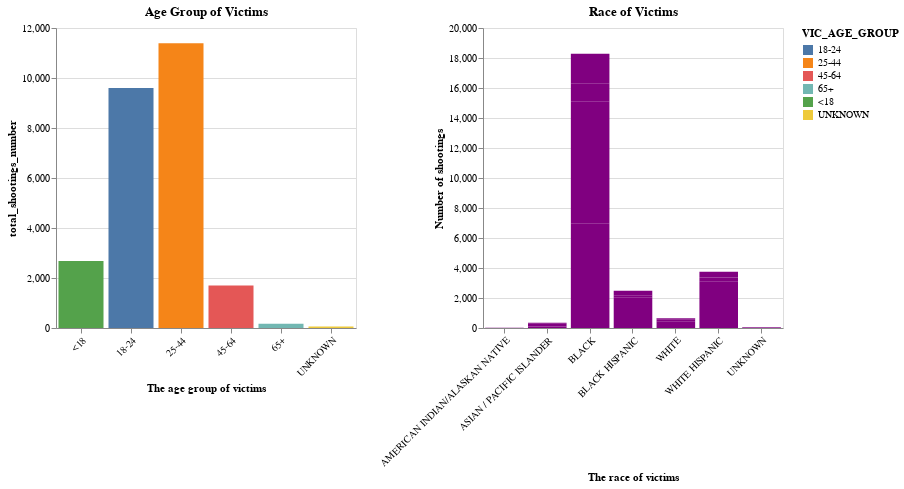

This figure's notebook cell:
### Markdown cell above
### 5. The characteristic of victims in NYC shooting incidents

The same type of charts are used to show victims' information. Users will gain their knowledge to see the age group distribution and its racial distribution in a specific age group among victims as they can see the graph among perpetrators. Similarly, when users select one age group bar, the right side gragh will provide with the racial information in that group.

### Code cell
data_vic = data.groupby(['VIC_AGE_GROUP','VIC_RACE'])['VIC_AGE_GROUP'].count().reset_index(name='Number of shootings')

click = alt.selection_multi(encodings=['color'])

v_age_group_race = alt.Chart(data_vic).mark_bar(color = 'purple').encode(
    x= alt.X('VIC_RACE:N',
            axis=alt.Axis(labelAngle=-45),
            sort=['AMERICAN INDIAN/ALASKAN NATIVE', 'ASIAN / PACIFIC ISLANDER',
                   'BLACK', 'BLACK HISPANIC','WHITE', 'WHITE HISPANIC','UNKNOWN'],
            title = "The race of victims"),
    y='Number of shootings',
    tooltip = ['Number of shootings:Q']
).transform_filter(
    click
).properties(
    height = 300,
    width = 300,
    title = "Race of Victims"
)

v_age_group = alt.Chart(data_vic).mark_bar().encode(
    x = alt.X('VIC_AGE_GROUP:N',
              sort=['<18','18-24', '25-44', '45-64', '65+', 'UNKNOWN'],
             axis=alt.Axis(labelAngle=-45),
             title = "The age group of victims"),
    y='total_shootings_number:Q',
    tooltip = ['total_shootings_number:Q'],
    color=alt.condition(click, 'VIC_AGE_GROUP', alt.value('lightgray'))    
).transform_aggregate(
    total_shootings_number ='sum(Number of shootings)',
    groupby=["VIC_AGE_GROUP"]
).add_selection(
    click
).properties(
    height = 300,
    width = 300,
    title = "Age Group of Victims"
)

v_age_group | v_age_group_race

### Figure 1 — Vega-Lite specification as saved in the notebook (floating-point values rounded to 4 significant figures)
{"config": {"view": {"continuousWidth": 400, "continuousHeight": 300}}, "hconcat": [{"mark": "bar", "encoding": {"color": {"condition": {"field": "VIC_AGE_GROUP", "type": "nominal", "selection": "selector002"}, "value": "lightgray"}, "tooltip": [{"field": "total_shootings_number", "type": "quantitative"}], "x": {"axis": {"labelAngle": -45}, "field": "VIC_AGE_GROUP", "sort": ["<18", "18-24", "25-44", "45-64", "65+", "UNKNOWN"], "title": "The age group of victims", "type": "nominal"}, "y": {"field": "total_shootings_number", "type": "quantitative"}}, "height": 300, "selection": {"selector002": {"type": "multi", "encodings": ["color"]}}, "title": "Age Group of Victims", "transform": [{"aggregate": [{"op": "sum", "field": "Number of shootings", "as": "total_shootings_number"}], "groupby": ["VIC_AGE_GROUP"]}], "width": 300}, {"mark": {"type": "bar", "color": "purple"}, "encoding": {"tooltip": [{"field": "Number of shootings", "type": "quantitative"}], "x": {"axis": {"labelAngle": -45}, "field": "VIC_RACE", "sort": ["AMERICAN INDIAN/ALASKAN NATIVE", "ASIAN / PACIFIC ISLANDER", "BLACK", "BLACK HISPANIC", "WHITE", "WHITE HISPANIC", "UNKNOWN"], "title": "The race of victims", "type": "nominal"}, "y": {"field": "Number of shootings", "type": "quantitative"}}, "height": 300, "title": "Race of Victims", "transform": [{"filter": {"selection": "selector002"}}], "width": 300}], "data": {"name": "data-71baa0f2cf563bd87f8b29a017903419"}, "$schema": "https://vega.github.io/schema/vega-lite/v4.17.0.json", "datasets": {"data-71baa0f2cf563bd87f8b29a017903419": [{"VIC_AGE_GROUP": "18-24", "VIC_RACE": "AMERICAN INDIAN/ALASKAN NATIVE", "Number of shootings": 4}, {"VIC_AGE_GROUP": "18-24", "VIC_RACE": "ASIAN / PACIFIC ISLANDER", "Number of shootings": 106}, {"VIC_AGE_GROUP": "18-24", "VIC_RACE": "BLACK", "Number of shootings": 6988}, {"VIC_AGE_GROUP": "18-24", "VIC_RACE": "BLACK HISPANIC", "Number of shootings": 939}, {"VIC_AGE_GROUP": "18-24", "VIC_RACE": "UNKNOWN", "Number of shootings": 20}, {"VIC_AGE_GROUP": "18-24", "VIC_RACE": "WHITE", "Number of shootings": 139}, {"VIC_AGE_GROUP": "18-24", "VIC_RACE": "WHITE HISPANIC", "Number of shootings": 1408}, {"VIC_AGE_GROUP": "25-44", "VIC_RACE": "AMERICAN INDIAN/ALASKAN NATIVE", "Number of shootings": 3}, {"VIC_AGE_GROUP": "25-44", "VIC_RACE": "ASIAN / PACIFIC ISLANDER", "Number of shootings": 175}, {"VIC_AGE_GROUP": "25-44", "VIC_RACE": "BLACK", "Number of shootings": 8133}, {"VIC_AGE_GROUP": "25-44", "VIC_RACE": "BLACK HISPANIC", "Number of shootings": 1073}, {"VIC_AGE_GROUP": "25-44", "VIC_RACE": "UNKNOWN", "Number of shootings": 21}, {"VIC_AGE_GROUP": "25-44", "VIC_RACE": "WHITE", "Number of shootings": 308}, {"VIC_AGE_GROUP": "25-44", "VIC_RACE": "WHITE HISPANIC", "Number of shootings": 1673}, {"VIC_AGE_GROUP": "45-64", "VIC_RACE": "ASIAN / PACIFIC ISLANDER", "Number of shootings": 54}, {"VIC_AGE_GROUP": "45-64", "VIC_RACE": "BLACK", "Number of shootings": 1078}, {"VIC_AGE_GROUP": "45-64", "VIC_RACE": "BLACK HISPANIC", "Number of shootings": 165}, {"VIC_AGE_GROUP": "45-64", "VIC_RACE": "UNKNOWN", "Number of shootings": 5}, {"VIC_AGE_GROUP": "45-64", "VIC_RACE": "WHITE", "Number of shootings": 144}, {"VIC_AGE_GROUP": "45-64", "VIC_RACE": "WHITE HISPANIC", "Number of shootings": 252}, {"VIC_AGE_GROUP": "65+", "VIC_RACE": "ASIAN / PACIFIC ISLANDER", "Number of shootings": 5}, {"VIC_AGE_GROUP": "65+", "VIC_RACE": "BLACK", "Number of shootings": 85}, {"VIC_AGE_GROUP": "65+", "VIC_RACE": "BLACK HISPANIC", "Number of shootings": 16}, {"VIC_AGE_GROUP": "65+", "VIC_RACE": "WHITE", "Number of shootings": 29}, {"VIC_AGE_GROUP": "65+", "VIC_RACE": "WHITE HISPANIC", "Number of shootings": 32}, {"VIC_AGE_GROUP": "<18", "VIC_RACE": "AMERICAN INDIAN/ALASKAN NATIVE", "Number of shootings": 2}, {"VIC_AGE_GROUP": "<18", "VIC_RACE": "ASIAN / PACIFIC ISLANDER", "Number of shootings": 13}, {"VIC_AGE_GROUP": "<18", "VIC_RACE": "BLACK", "Number of shootings": 1979}, {"VIC_AGE_GROUP": "<18", "VIC_RACE": "BLACK HISPANIC", "Number of shootings": 288}, {"VIC_AGE_GROUP": "<18", "VIC_RACE": "UNKNOWN", "Number of shootings": 4}, {"VIC_AGE_GROUP": "<18", "VIC_RACE": "WHITE", "Number of shootings": 26}, {"VIC_AGE_GROUP": "<18", "VIC_RACE": "WHITE HISPANIC", "Number of shootings": 369}, {"VIC_AGE_GROUP": "UNKNOWN", "VIC_RACE": "ASIAN / PACIFIC ISLANDER", "Number of shootings": 1}, {"VIC_AGE_GROUP": "UNKNOWN", "VIC_RACE": "BLACK", "Number of shootings": 18}, {"VIC_AGE_GROUP": "UNKNOWN", "VIC_RACE": "BLACK HISPANIC", "Number of shootings": 4}, {"VIC_AGE_GROUP": "UNKNOWN", "VIC_RACE": "UNKNOWN", "Number of shootings": 15}, {"VIC_AGE_GROUP": "UNKNOWN", "VIC_RACE": "WHITE", "Number of shootings": 14}, {"VIC_AGE_GROUP": "UNKNOWN", "VIC_RACE": "WHITE HISPANIC", "Number of shootings": 8}]}}
